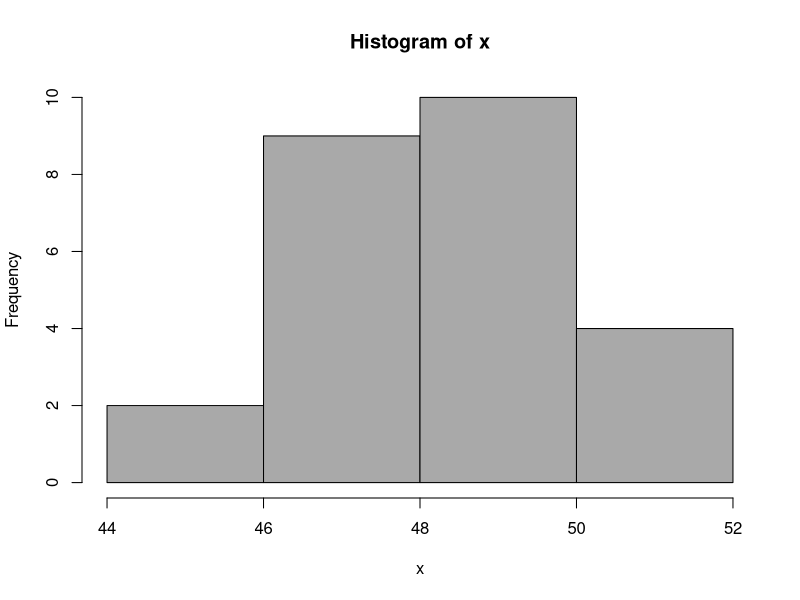
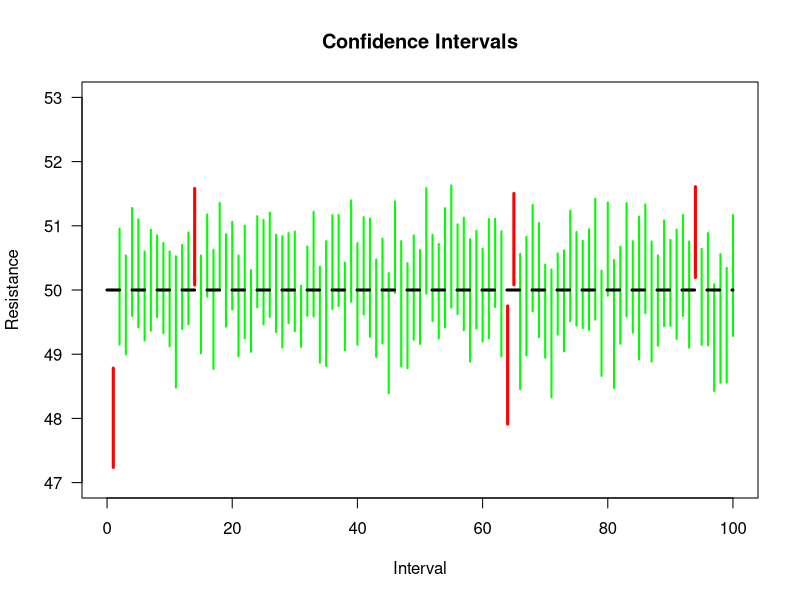
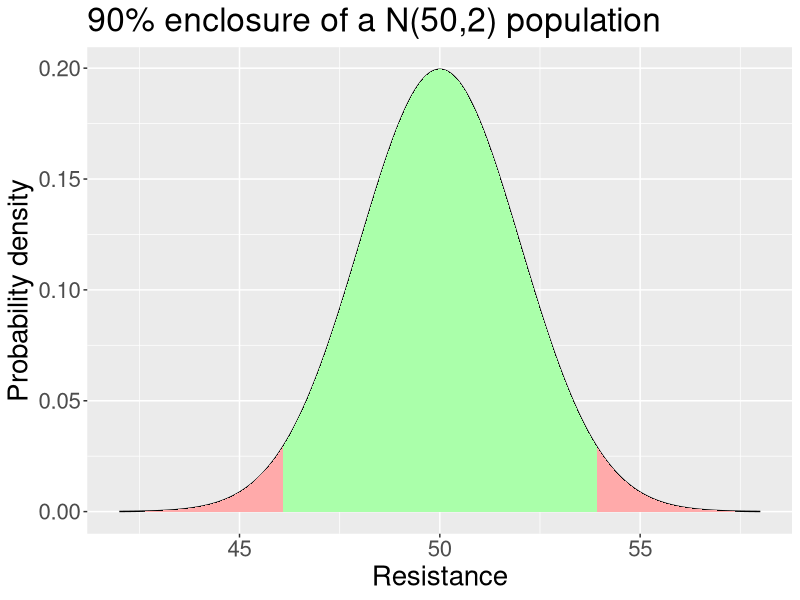

Generate these figures, in order, with R:
# Chapter 4 routines
#====================

set.seed(661857)                # Set PRNG seed (for reproducibility)
x<-rnorm(n=25, mean=50, sd=2)   # Draw 25 samples from N(mu=50,sigma=2)
mean(x)                         # Get the sample mean
hist(x,col="darkgray",breaks=3) # Plot a histogram

#=====

# Generate 100 confidence intervals for samples of 25
# points from N(mu=50,sigma=2). Confidence level 0.95
set.seed(661857)    # Set PRNG seed (for reproducibility)
mu<-50              # desired mean
sd<-2               # desired standard deviation
N<-25               # Desired sample size
K<-100              # Number of CIs
alpha<-0.05         # Significance level

X<-matrix(rnorm(K*N,mean=mu,sd=sd),     # Generate a column matrix of samples
          nrow=N)                       # of size N

# Calculate upper and lower bounds for the K confidence intervals
CI_lower<-apply(X,2,mean)-apply(X,2,sd)*qt(1-alpha/2,N-1)/sqrt(N)
CI_upper<-apply(X,2,mean)+apply(X,2,sd)*qt(1-alpha/2,N-1)/sqrt(N)
isout<-(CI_lower>mu)|(CI_upper<mu)  # Flag for which CIs that do not contain the
                                    # true parameter value

## Plot the CIs
# pdf("../figs/CIs.pdf",width=12,height=8)

plot(0,0,type="n",
     xlim=c(0,K),ylim=c(47,53),
     ylab="Resistance",
     xlab="Interval",
     main="Confidence Intervals",
     las=1)
for (i in 1:K){
    points(c(i,i),c(CI_lower[i],CI_upper[i]),
           type="l",lwd=ifelse(isout[i],3,2),
           col=ifelse(isout[i],"red","green"))
}
points(c(0,K),c(mu,mu),
       lty=2,lwd=3,type="l")

# dev.off()

#=====

# Enclosure plot
x<-seq(42,58,0.001)
xup<-qnorm(0.975,mean=50,sd=2)
xlow<-qnorm(0.025,mean=50,sd=2)
ytop<-dnorm(xup,mean=50,sd=2)
data<-data.frame(x=x,y=dnorm(x,50,2))
shade1 <- rbind(c(xup,0), 
                subset(data, x > xup), 
                c(data[nrow(data), "X"], 0))
shade2 <- rbind(c(xlow,0), 
                subset(data, x < xlow), 
                c(data[nrow(data), "X"], 0))
shade3 <- rbind(c(xlow,0), 
                subset(data, (x > xlow)&(x < xup)), 
                c(xup,0))

# Generate plot (using ggplot2)
library(ggplot2)
# pdf("../figs/enclosure.pdf",width=12,height=5)
qplot(x=data$x, y=data$y,geom="line", xlim=c(42,58))+
    geom_segment(aes(x=xup,y=0,xend=xup,yend=ytop))+
    geom_segment(aes(x=xlow,y=0,xend=xlow,yend=ytop))+
    geom_polygon(data = shade1, aes(x, y), fill="#FFAAAA")+
    geom_polygon(data = shade2, aes(x, y), fill="#FFAAAA")+
    geom_polygon(data = shade3, aes(x, y), fill="#AAFFAA")+
    xlab("Resistance") + ylab("Probability density") +
    ggtitle("90% enclosure of a N(50,2) population")+
    theme(text = element_text(size=20))
# dev.off()

